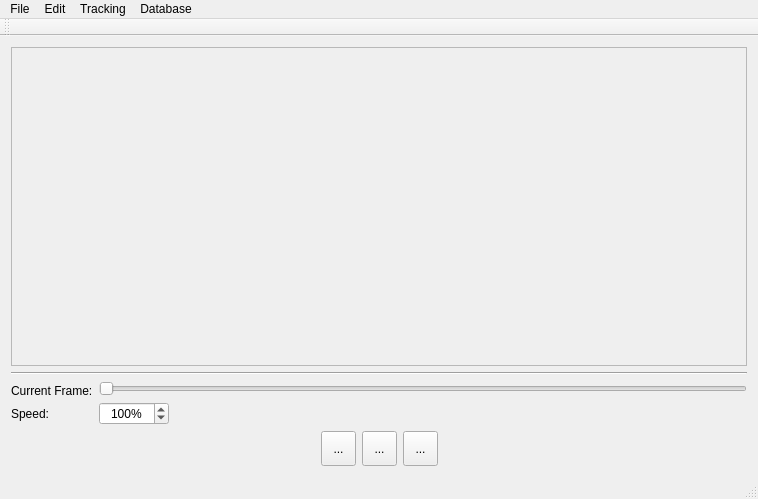
<?xml version="1.0" encoding="UTF-8"?>
<ui version="4.0">
 <class>AceVal</class>
 <widget class="QMainWindow" name="AceVal">
  <property name="geometry">
   <rect>
    <x>0</x>
    <y>0</y>
    <width>758</width>
    <height>499</height>
   </rect>
  </property>
  <property name="windowTitle">
   <string>AceVal</string>
  </property>
  <widget class="QWidget" name="centralWidget">
   <layout class="QVBoxLayout" name="verticalLayout_10">
    <item>
     <layout class="QHBoxLayout" name="horizontalLayout_5">
      <item>
       <widget class="QFrame" name="frame_7">
        <property name="sizePolicy">
         <sizepolicy hsizetype="Expanding" vsizetype="Expanding">
          <horstretch>0</horstretch>
          <verstretch>0</verstretch>
         </sizepolicy>
        </property>
        <property name="frameShape">
         <enum>QFrame::StyledPanel</enum>
        </property>
        <property name="frameShadow">
         <enum>QFrame::Raised</enum>
        </property>
       </widget>
      </item>
      <item>
       <layout class="QVBoxLayout" name="verticalLayout_5"/>
      </item>
     </layout>
    </item>
    <item>
     <widget class="Line" name="line_2">
      <property name="orientation">
       <enum>Qt::Horizontal</enum>
      </property>
     </widget>
    </item>
    <item>
     <layout class="QHBoxLayout" name="horizontalLayout_8">
      <item>
       <layout class="QVBoxLayout" name="verticalLayout_9">
        <item>
         <layout class="QHBoxLayout" name="horizontalLayout_6">
          <item>
           <layout class="QVBoxLayout" name="verticalLayout_7">
            <item>
             <widget class="QLabel" name="label_11">
              <property name="sizePolicy">
               <sizepolicy hsizetype="Fixed" vsizetype="Fixed">
                <horstretch>0</horstretch>
                <verstretch>0</verstretch>
               </sizepolicy>
              </property>
              <property name="maximumSize">
               <size>
                <width>111</width>
                <height>15</height>
               </size>
              </property>
              <property name="text">
               <string>Current Frame:</string>
              </property>
             </widget>
            </item>
            <item>
             <widget class="QLabel" name="label_12">
              <property name="sizePolicy">
               <sizepolicy hsizetype="Fixed" vsizetype="Fixed">
                <horstretch>0</horstretch>
                <verstretch>0</verstretch>
               </sizepolicy>
              </property>
              <property name="maximumSize">
               <size>
                <width>57</width>
                <height>15</height>
               </size>
              </property>
              <property name="text">
               <string>Speed:</string>
              </property>
             </widget>
            </item>
           </layout>
          </item>
          <item>
           <layout class="QVBoxLayout" name="verticalLayout_8">
            <item>
             <widget class="QSlider" name="horizontalSlider">
              <property name="orientation">
               <enum>Qt::Horizontal</enum>
              </property>
             </widget>
            </item>
            <item>
             <widget class="QSpinBox" name="spinBox_2">
              <property name="sizePolicy">
               <sizepolicy hsizetype="Fixed" vsizetype="Fixed">
                <horstretch>0</horstretch>
                <verstretch>0</verstretch>
               </sizepolicy>
              </property>
              <property name="maximumSize">
               <size>
                <width>70</width>
                <height>24</height>
               </size>
              </property>
              <property name="alignment">
               <set>Qt::AlignCenter</set>
              </property>
              <property name="suffix">
               <string notr="true" extracomment="%">%</string>
              </property>
              <property name="maximum">
               <number>9999</number>
              </property>
              <property name="value">
               <number>100</number>
              </property>
             </widget>
            </item>
           </layout>
          </item>
         </layout>
        </item>
        <item>
         <layout class="QHBoxLayout" name="horizontalLayout_7">
          <item>
           <spacer name="horizontalSpacer">
            <property name="orientation">
             <enum>Qt::Horizontal</enum>
            </property>
            <property name="sizeHint" stdset="0">
             <size>
              <width>40</width>
              <height>20</height>
             </size>
            </property>
           </spacer>
          </item>
          <item>
           <widget class="QToolButton" name="toolButton_3">
            <property name="minimumSize">
             <size>
              <width>35</width>
              <height>35</height>
             </size>
            </property>
            <property name="text">
             <string>...</string>
            </property>
           </widget>
          </item>
          <item>
           <widget class="QToolButton" name="toolButton_4">
            <property name="minimumSize">
             <size>
              <width>35</width>
              <height>35</height>
             </size>
            </property>
            <property name="text">
             <string>...</string>
            </property>
           </widget>
          </item>
          <item>
           <widget class="QToolButton" name="toolButton_5">
            <property name="minimumSize">
             <size>
              <width>35</width>
              <height>35</height>
             </size>
            </property>
            <property name="text">
             <string>...</string>
            </property>
           </widget>
          </item>
          <item>
           <spacer name="horizontalSpacer_2">
            <property name="orientation">
             <enum>Qt::Horizontal</enum>
            </property>
            <property name="sizeHint" stdset="0">
             <size>
              <width>40</width>
              <height>20</height>
             </size>
            </property>
           </spacer>
          </item>
         </layout>
        </item>
       </layout>
      </item>
     </layout>
    </item>
   </layout>
  </widget>
  <widget class="QMenuBar" name="menuBar">
   <property name="geometry">
    <rect>
     <x>0</x>
     <y>0</y>
     <width>758</width>
     <height>25</height>
    </rect>
   </property>
   <widget class="QMenu" name="menuFile">
    <property name="title">
     <string>File</string>
    </property>
    <addaction name="actionOpen_File"/>
    <addaction name="actionSave_File"/>
    <addaction name="separator"/>
    <addaction name="actionClose"/>
   </widget>
   <widget class="QMenu" name="menuEdit">
    <property name="title">
     <string>Edit</string>
    </property>
    <widget class="QMenu" name="menuPlayers">
     <property name="title">
      <string>Players</string>
     </property>
     <widget class="QMenu" name="menuPlayer_List">
      <property name="title">
       <string>Player List</string>
      </property>
      <addaction name="actionHome"/>
      <addaction name="actionAway"/>
     </widget>
     <addaction name="actionInsert_Player"/>
     <addaction name="menuPlayer_List"/>
    </widget>
    <widget class="QMenu" name="menuScenes">
     <property name="title">
      <string>Scenes</string>
     </property>
     <addaction name="actionInsert_Scene"/>
     <addaction name="actionScenes_List"/>
    </widget>
    <addaction name="menuPlayers"/>
    <addaction name="menuScenes"/>
   </widget>
   <widget class="QMenu" name="menuVideo">
    <property name="title">
     <string>Tracking</string>
    </property>
    <widget class="QMenu" name="menuSpeed">
     <property name="title">
      <string>Speed</string>
     </property>
     <addaction name="actionFrame_by_frame"/>
    </widget>
    <addaction name="actionActivate"/>
    <addaction name="menuSpeed"/>
    <addaction name="actionProperties"/>
    <addaction name="separator"/>
    <addaction name="actionPlay"/>
    <addaction name="actionPause"/>
    <addaction name="actionStop"/>
   </widget>
   <widget class="QMenu" name="menuDatabase">
    <property name="title">
     <string>Database</string>
    </property>
    <widget class="QMenu" name="menuUse">
     <property name="title">
      <string>Use</string>
     </property>
     <addaction name="actionMySQL"/>
     <addaction name="actionYAML"/>
    </widget>
    <addaction name="menuUse"/>
    <addaction name="separator"/>
    <addaction name="actionConnect"/>
    <addaction name="actionOpen_DB"/>
    <addaction name="actionNew_DB"/>
   </widget>
   <addaction name="menuFile"/>
   <addaction name="menuEdit"/>
   <addaction name="menuVideo"/>
   <addaction name="menuDatabase"/>
  </widget>
  <widget class="QToolBar" name="mainToolBar">
   <attribute name="toolBarArea">
    <enum>TopToolBarArea</enum>
   </attribute>
   <attribute name="toolBarBreak">
    <bool>false</bool>
   </attribute>
  </widget>
  <widget class="QStatusBar" name="statusBar"/>
  <action name="actionOpen_File">
   <property name="text">
    <string>Open File</string>
   </property>
   <property name="shortcut">
    <string>Ctrl+Shift+O</string>
   </property>
  </action>
  <action name="actionSave_File">
   <property name="text">
    <string>Recent Files</string>
   </property>
  </action>
  <action name="actionClose">
   <property name="text">
    <string>Close</string>
   </property>
  </action>
  <action name="actionFrame_by_frame">
   <property name="text">
    <string>Frame by frame</string>
   </property>
  </action>
  <action name="actionPlay">
   <property name="text">
    <string>Play</string>
   </property>
   <property name="shortcut">
    <string>Ctrl+Shift+S</string>
   </property>
  </action>
  <action name="actionPause">
   <property name="text">
    <string>Pause</string>
   </property>
   <property name="shortcut">
    <string>Ctrl+Shift+P</string>
   </property>
  </action>
  <action name="actionStop">
   <property name="text">
    <string>Stop</string>
   </property>
   <property name="shortcut">
    <string>Ctrl+Shift+S</string>
   </property>
  </action>
  <action name="actionProperties">
   <property name="text">
    <string>Properties</string>
   </property>
  </action>
  <action name="actionInsert_Player">
   <property name="text">
    <string>Insert Player</string>
   </property>
  </action>
  <action name="actionInsert_Scene">
   <property name="text">
    <string>Insert Scene</string>
   </property>
  </action>
  <action name="actionScenes_List">
   <property name="text">
    <string>Scenes List</string>
   </property>
  </action>
  <action name="actionHome">
   <property name="text">
    <string>Home</string>
   </property>
  </action>
  <action name="actionAway">
   <property name="text">
    <string>Away</string>
   </property>
  </action>
  <action name="actionConnect">
   <property name="text">
    <string>Connect</string>
   </property>
  </action>
  <action name="actionMySQL">
   <property name="text">
    <string>MySQL</string>
   </property>
  </action>
  <action name="actionYAML">
   <property name="text">
    <string>YAML</string>
   </property>
  </action>
  <action name="actionOpen_DB">
   <property name="text">
    <string>Open DB</string>
   </property>
  </action>
  <action name="actionNew_DB">
   <property name="text">
    <string>New DB</string>
   </property>
  </action>
  <action name="actionActivate">
   <property name="text">
    <string>Activate</string>
   </property>
  </action>
 </widget>
 <layoutdefault spacing="6" margin="11"/>
 <resources/>
 <connections/>
</ui>
